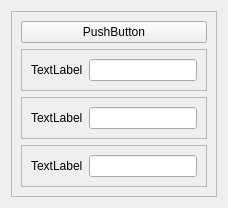
                  <widget class="QWidget" name="page_12">
                   <layout class="QGridLayout" name="gridLayout_17">
                    <item row="0" column="0">
                     <widget class="QFrame" name="frame_45">
                      <property name="frameShape">
                       <enum>QFrame::StyledPanel</enum>
                      </property>
                      <property name="frameShadow">
                       <enum>QFrame::Raised</enum>
                      </property>
                      <layout class="QVBoxLayout" name="verticalLayout_17">
                       <item>
                        <widget class="QPushButton" name="pushButton_17">
                         <property name="sizePolicy">
                          <sizepolicy hsizetype="Minimum" vsizetype="Minimum">
                           <horstretch>0</horstretch>
                           <verstretch>0</verstretch>
                          </sizepolicy>
                         </property>
                         <property name="text">
                          <string>PushButton</string>
                         </property>
                        </widget>
                       </item>
                       <item>
                        <widget class="QFrame" name="frame_46">
                         <property name="sizePolicy">
                          <sizepolicy hsizetype="Preferred" vsizetype="Maximum">
                           <horstretch>0</horstretch>
                           <verstretch>0</verstretch>
                          </sizepolicy>
                         </property>
                         <property name="frameShape">
                          <enum>QFrame::StyledPanel</enum>
                         </property>
                         <property name="frameShadow">
                          <enum>QFrame::Raised</enum>
                         </property>
                         <layout class="QHBoxLayout" name="horizontalLayout_22">
                          <item>
                           <widget class="QLabel" name="label_19">
                            <property name="sizePolicy">
                             <sizepolicy hsizetype="Maximum" vsizetype="Preferred">
                              <horstretch>0</horstretch>
                              <verstretch>0</verstretch>
                             </sizepolicy>
                            </property>
                            <property name="text">
                             <string>TextLabel</string>
                            </property>
                           </widget>
                          </item>
                          <item>
                           <widget class="QLineEdit" name="lineEdit_4">
                            <property name="sizePolicy">
                             <sizepolicy hsizetype="Maximum" vsizetype="Fixed">
                              <horstretch>0</horstretch>
                              <verstretch>0</verstretch>
                             </sizepolicy>
                            </property>
                           </widget>
                          </item>
                         </layout>
                        </widget>
                       </item>
                       <item>
                        <widget class="QFrame" name="frame_47">
                         <property name="sizePolicy">
                          <sizepolicy hsizetype="Preferred" vsizetype="Maximum">
                           <horstretch>0</horstretch>
                           <verstretch>0</verstretch>
                          </sizepolicy>
                         </property>
                         <property name="frameShape">
                          <enum>QFrame::StyledPanel</enum>
                         </property>
                         <property name="frameShadow">
                          <enum>QFrame::Raised</enum>
                         </property>
                         <layout class="QHBoxLayout" name="horizontalLayout_23">
                          <item>
                           <widget class="QLabel" name="label_46">
                            <property name="sizePolicy">
                             <sizepolicy hsizetype="Maximum" vsizetype="Preferred">
                              <horstretch>0</horstretch>
                              <verstretch>0</verstretch>
                             </sizepolicy>
                            </property>
                            <property name="text">
                             <string>TextLabel</string>
                            </property>
                           </widget>
                          </item>
                          <item>
                           <widget class="QLineEdit" name="lineEdit_5">
                            <property name="sizePolicy">
                             <sizepolicy hsizetype="Maximum" vsizetype="Fixed">
                              <horstretch>0</horstretch>
                              <verstretch>0</verstretch>
                             </sizepolicy>
                            </property>
                           </widget>
                          </item>
                         </layout>
                        </widget>
                       </item>
                       <item>
                        <widget class="QFrame" name="frame_48">
                         <property name="sizePolicy">
                          <sizepolicy hsizetype="Preferred" vsizetype="Maximum">
                           <horstretch>0</horstretch>
                           <verstretch>0</verstretch>
                          </sizepolicy>
                         </property>
                         <property name="frameShape">
                          <enum>QFrame::StyledPanel</enum>
                         </property>
                         <property name="frameShadow">
                          <enum>QFrame::Raised</enum>
                         </property>
                         <layout class="QHBoxLayout" name="horizontalLayout_24">
                          <item>
                           <widget class="QLabel" name="label_47">
                            <property name="sizePolicy">
                             <sizepolicy hsizetype="Maximum" vsizetype="Preferred">
                              <horstretch>0</horstretch>
                              <verstretch>0</verstretch>
                             </sizepolicy>
                            </property>
                            <property name="text">
                             <string>TextLabel</string>
                            </property>
                           </widget>
                          </item>
                          <item>
                           <widget class="QLineEdit" name="lineEdit_6">
                            <property name="sizePolicy">
                             <sizepolicy hsizetype="Maximum" vsizetype="Fixed">
                              <horstretch>0</horstretch>
                              <verstretch>0</verstretch>
                             </sizepolicy>
                            </property>
                           </widget>
                          </item>
                         </layout>
                        </widget>
                       </item>
                      </layout>
                     </widget>
                    </item>
                   </layout>
                  </widget>
